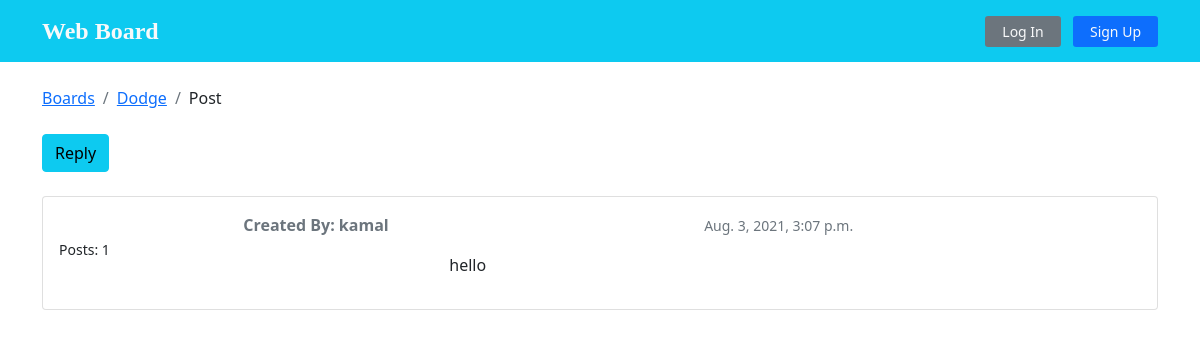
The page /Dodge/Flask/post/41/ on the database its author committed.
### boards/models.py (models this page shows, shortened)
class Topic(models.Model):
    subject = models.CharField(max_length=99)
    created_at = models.DateTimeField(auto_now_add=True)
    board = models.ForeignKey(Board, on_delete=models.CASCADE, related_name='topics')
    starter = models.ForeignKey(User, on_delete= models.CASCADE, related_name='topics')
    message = models.TextField(max_length=250)

class Board(models.Model):
    name = models.CharField(max_length=99, unique=True)
    description = models.CharField(max_length=200)
    def __str__(self):
        return self.name

class Post(models.Model):
    message = models.TextField(max_length=250)
    topic = models.ForeignKey(Topic, on_delete=models.CASCADE, related_name='post_topic')
    created_at = models.DateTimeField(auto_now_add=True)
    updated_at = models.DateTimeField(null=True)
    created_by = models.ForeignKey(User, on_delete= models.CASCADE, related_name='post')
    updated_by = models.ForeignKey(User, on_delete= models.CASCADE,null=True, related_name='+' )

### boards/views.py (the view)
# urls.py: url(r'^(?P<board_name>[\w\-\ ]+)/(?P<topic_subject>[\w\-\ ]+)/post/(?P<topic_pk>\d+)/$', views.post, name='topic-post'),
def post(request, board_name,  topic_subject, topic_pk):
    topic = Topic.objects.get(pk=topic_pk)
    ctx = {'topic': topic, 'login_form':loginform, 'signup_form': signupform}
    return render(request, 'topic_post.html', ctx )

### templates/topic_post.html (shortened to what this page needs)
{% extends 'base.html' %}
{% load custom_tags %}
{% block content %}
<div class="container">
  <ol class="breadcrumb my-4">
    <li class="breadcrumb-item"> <a href="{% url 'boards:home' %}"> Boards</a></li>
    <li class="breadcrumb-item "> <a href="{% url 'boards:topic-list' topic.board %}">{{topic.board}}</a></li>
    <li class="breadcrumb-item">Post</li>
  </ol>
<div class="mb-4">
  <a href="#" class="btn btn-info" role="button">Reply</a>
</div>
{% for item in topic.post_topic.all %}
<div class="card mb-2">
  <div class="card-body p-3">
    <div class="row">
      <div class="col-2">
        <img src="https://img.icons8.com/ios/100/000000/user--v1.png" alt="{{ post.created_by.username }}" ><br>
        <small>Posts: {{ item.created_by.post.count }}</small>
      </div>
      <div class="col-10">
        <div class="row mb-3">
          <div class="col-6 ">
            <strong class="text-muted">Created By: {{ item.created_by.username }}</strong>
          </div>
          <div class="col-6 text-right">
            <small class="text-muted">{{ item.created_at }}</small>
          </div>
        </div>
        <div class="col-6 text-center ">
          <p>{{ item.message }}</p>
        </div>
      </div>
    </div>
  </div>
</div>
{% endfor %}
</div>
{% endblock %}

### rows shown on the page
Topic: board "Dodge"
Post: created_by.post.count "1", created_by.username "kamal", created_at "Aug. 3, 2021, 3:07 p.m.", message "hello"
